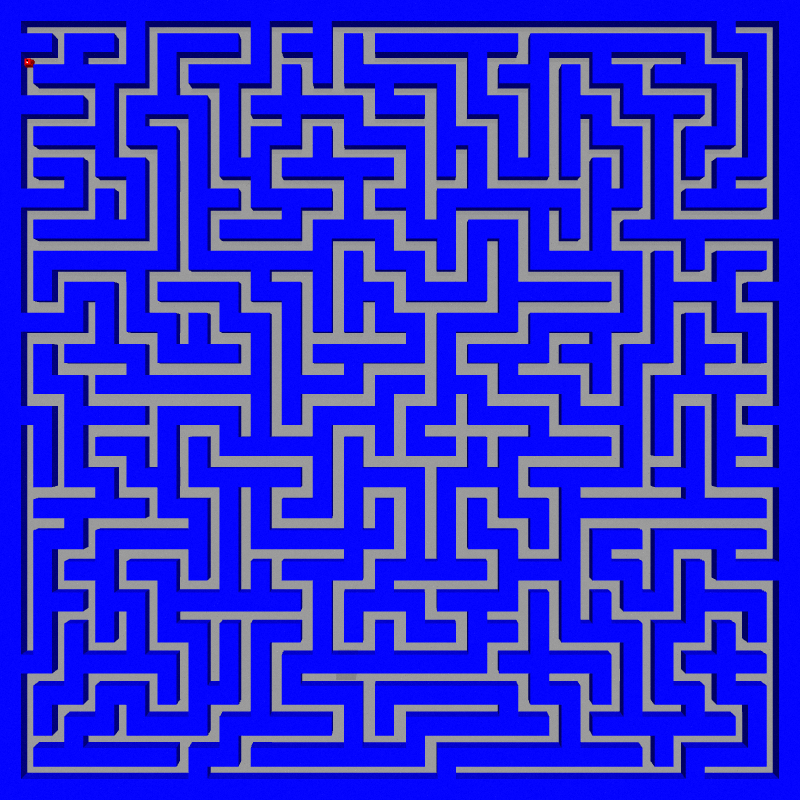
#> input picture scripts/frame1.png, 800 x 800 px, found by its file name
$ python show_pixel_rgb.py
#> lines starting #> are read from the running program, lines starting #| are printed output that depends on the picture; after the words box and inside, x2 and y2 are one past the last pixel; in counts of white or black regions, pixels touching at a corner belong together
import cv2
img = cv2.imread('/home/stavan/camera_ws/src/rover_description/scripts/frame1.png')
#> img is the input picture: shape (800, 800, 3); mean B, G, R 215.4, 43.6, 43.7
cv2.imshow('img',img)
import numpy as np
hsv = cv2.cvtColor(img, cv2.COLOR_BGR2HSV)
#> hsv: shape (800, 800, 3); mean H, S, V 91.3, 185.1, 215.4
mask1 = cv2.inRange(hsv,(0,223,0),(127,255,235))
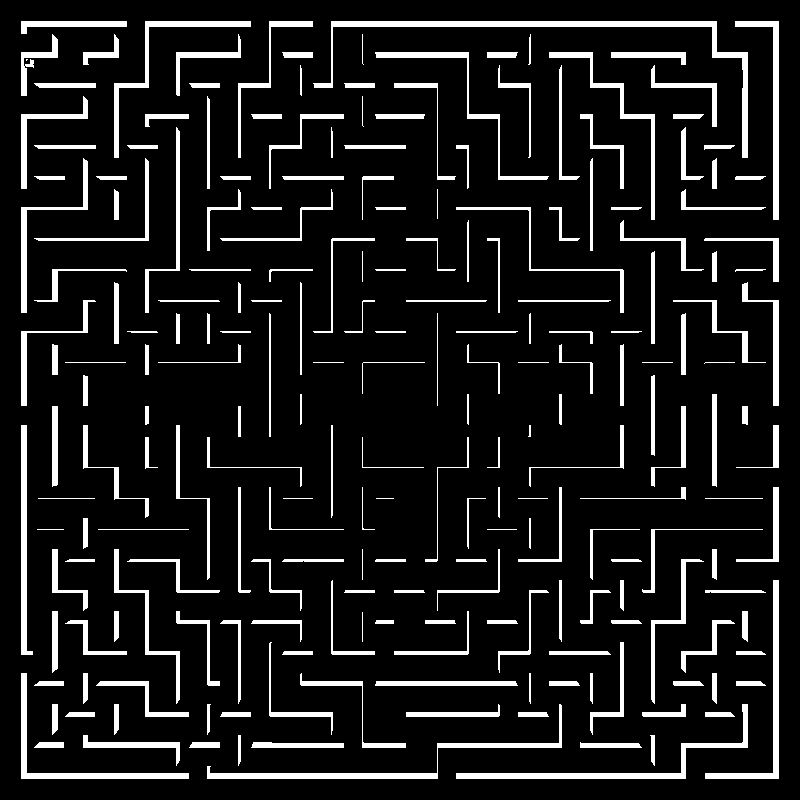
#> mask1: shape (800, 800); 10.5% white; 224 white regions (2 under 20 px), largest, box (x1, y1, x2, y2) and area: (313, 21, 748, 158) 3447, (207, 704, 562, 779) 2174, (456, 704, 748, 779) 2044
#mask1 = cv2.bitwise_not(mask1)

cv2.imshow('Perspective mask',mask1)
greenBGR = np.uint8([[[103,1,1 ]]])

hsv_green = cv2.cvtColor(greenBGR,cv2.COLOR_BGR2HSV)
img[mask1>0] = [255,3,3]
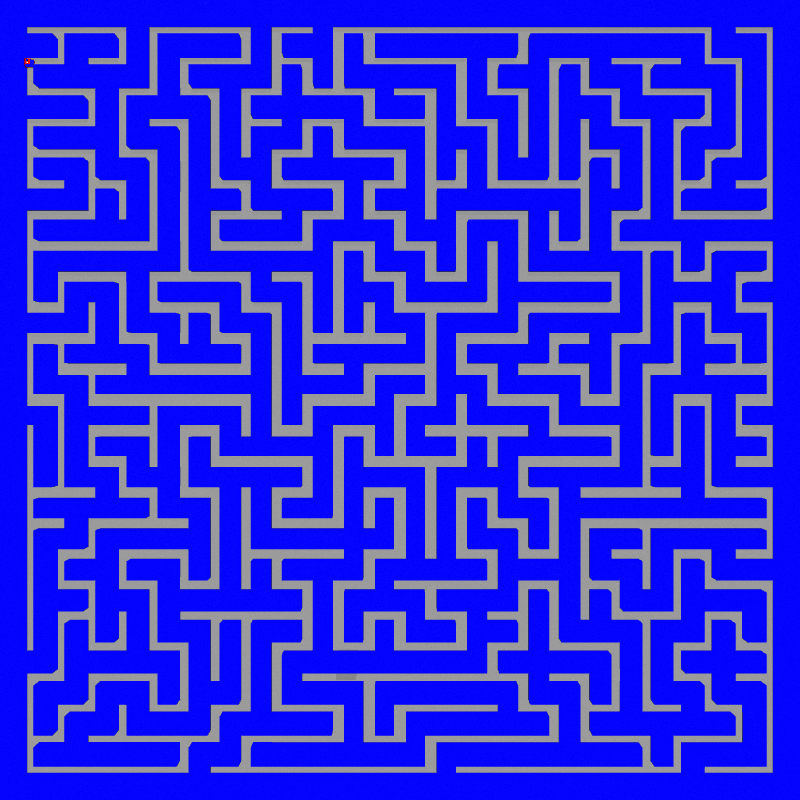
#> img: shape (800, 800, 3); 10.52% of pixels changed, all inside (x1, y1, x2, y2) = (21, 21, 779, 779)
cv2.imshow('Corrected',img)
cv2.waitKey(0)

$ run again, with scripts/frame.png copied over scripts/frame1.png
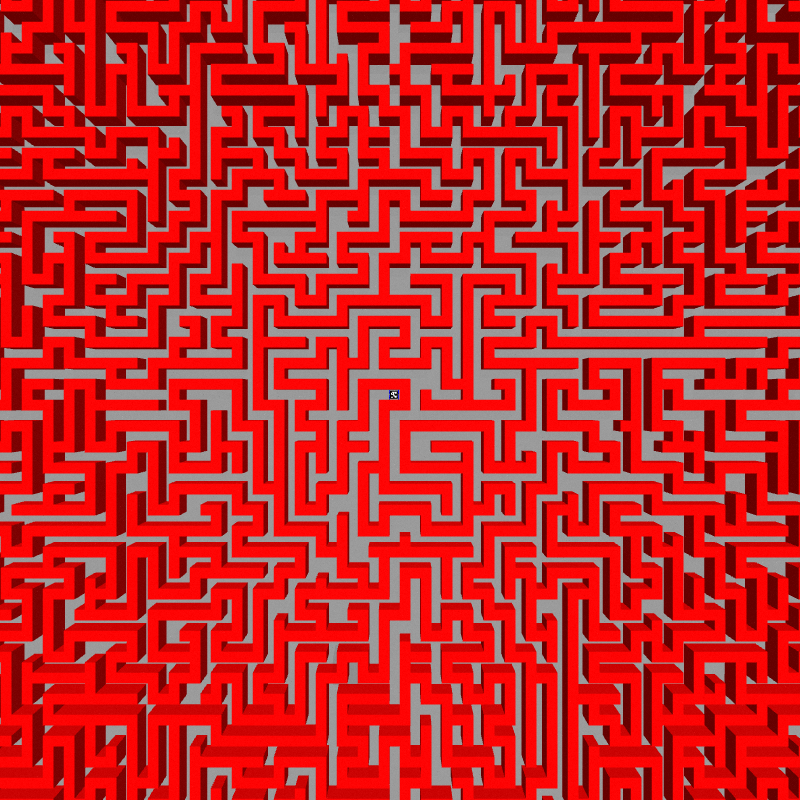
#> input picture scripts/frame.png, 800 x 800 px, found by its file name
#> img is the input picture: shape (800, 800, 3); mean B, G, R 36.5, 36.5, 197.7
#> hsv: shape (800, 800, 3); mean H, S, V 0, 196.7, 197.7
#> `mask1 = cv2.inRange(hsv,(0,223,0),(127,255,235))`:
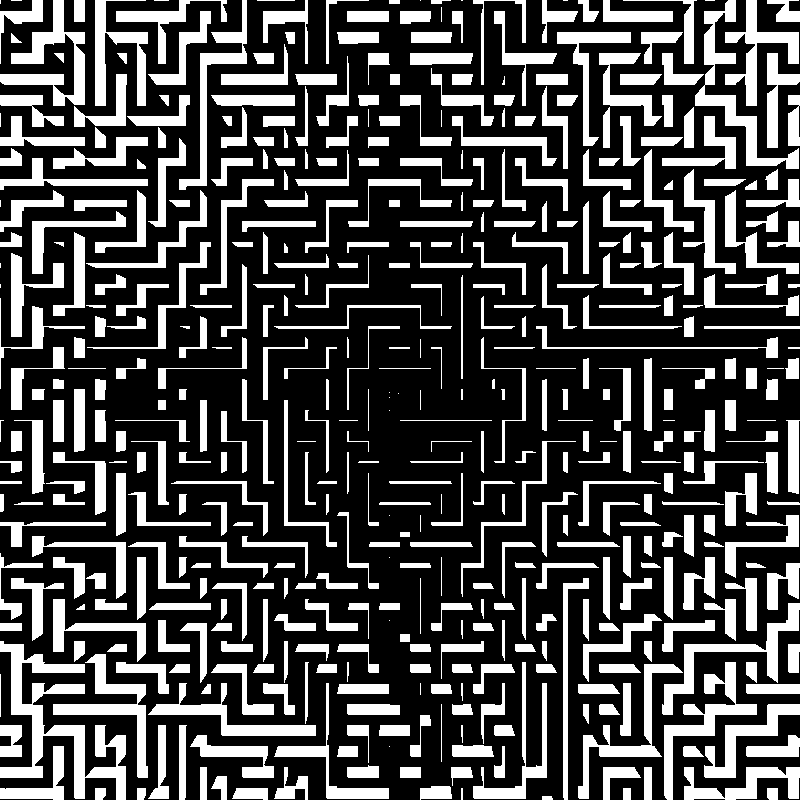
#> mask1: shape (800, 800); 29% white; 491 white regions (31 under 20 px), largest, box (x1, y1, x2, y2) and area: (0, 641, 126, 800) 5707, (695, 0, 799, 169) 3019, (0, 0, 85, 106) 2946
#> `img[mask1>0] = [255,3,3]`:
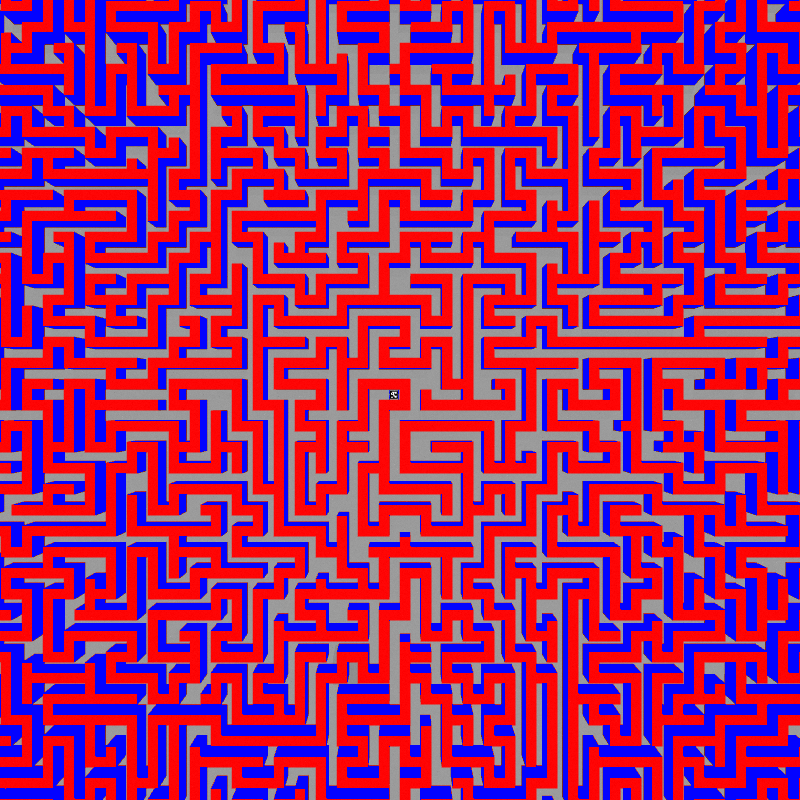
#> img: shape (800, 800, 3); mean B, G, R 109.9, 36.9, 157.7
